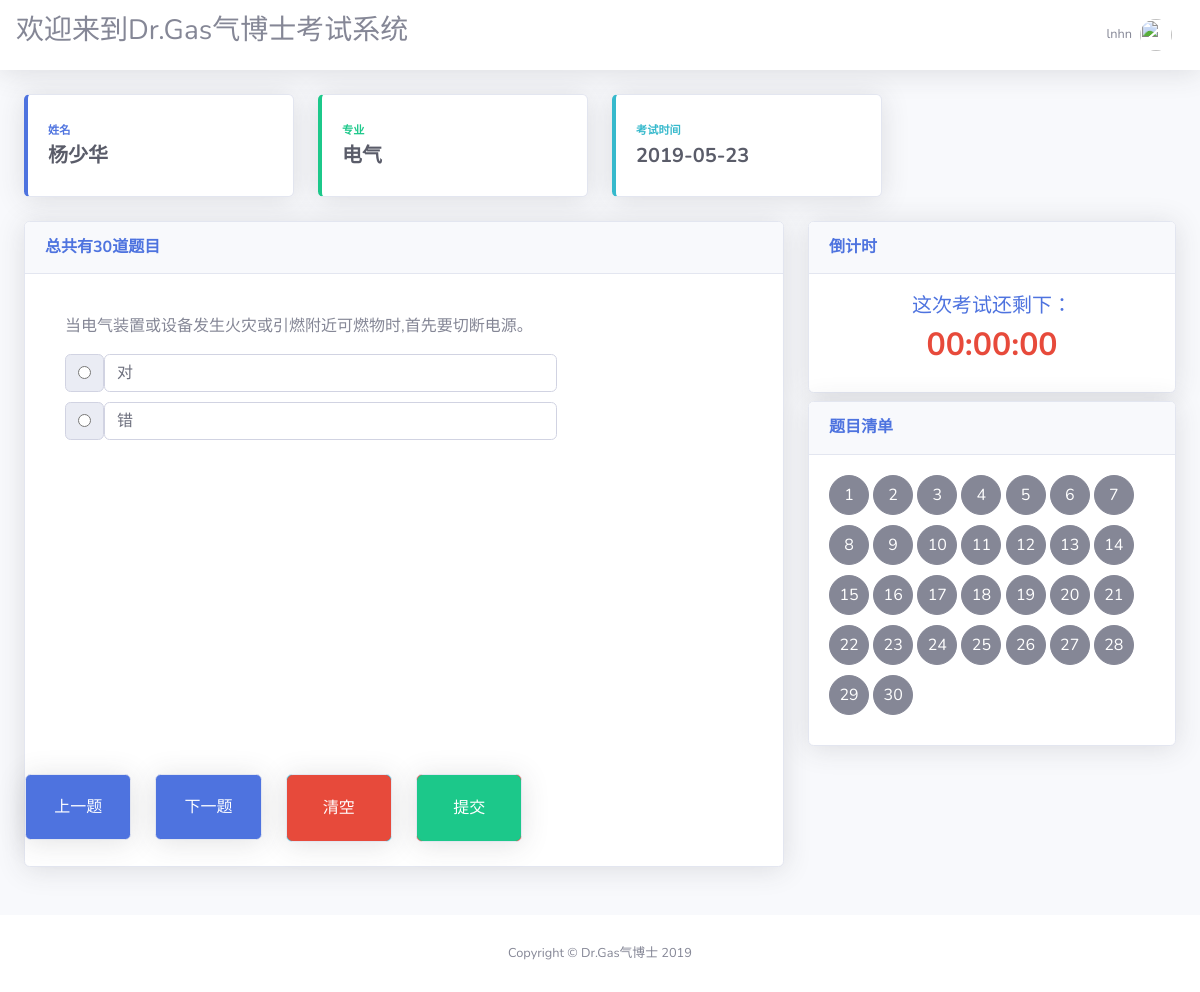
The app's page /exam/ (signed in) with its own data.
### account/models.py (models this page shows, shortened)
class People(models.Model):
    username=models.OneToOneField(User,on_delete=models.CASCADE)
    name=models.CharField(max_length=200,verbose_name='姓名')
    age=models.CharField(max_length=200,verbose_name='年龄')
    sex=models.CharField(max_length=10,verbose_name="性别")
    phone=models.CharField(max_length=11,verbose_name="手机")
    major=models.ForeignKey(Major,verbose_name='专业',on_delete=models.CASCADE)
    prof=models.CharField(max_length=2,verbose_name='专家')

class Major(models.Model):
    major=models.CharField(max_length=5)
    def __str__(self):
        return self.major

### exam/models.py (models this page shows, shortened)
class Question(models.Model):
    question = models.CharField(max_length=200, verbose_name='考试题目')
    examiner = models.ForeignKey(User, on_delete=models.CASCADE)
    questionType = models.ForeignKey(QuestionType, on_delete=models.CASCADE)
    rightAns = models.CharField(max_length=5, verbose_name='正确答案')

### exam/views.py (the view, shortened to what this page needs)
# urls.py: path('exam/',include('exam.urls')),
@login_required(login_url='accounts/login/')
def exam(request):
    today=datetime.datetime.today().date()
    people=People.objects.get(username=request.user) or None
    global qs
    if request.method=='GET':
        questions=[]
        ANS=['A','B','C','D','E']
        qs_all=Question.objects.all()
        qs=randomChoiceQuestion(qs_all,k=30)
        q_id=1
        for q in qs:
            s={}
            ans=q.option_set.all()
            s['q_t']=q.question
            s['id']='ans'+str(q_id)
            ans_={}
            for i in range(len(ans)):
                ans_[ANS[i]]=ans[i].option
            s['ans']=ans_
            questions.append(s)
            q_id+=1
        n = [i for i in range(1, len(questions) + 1)]
        return render(request, 'exam/exam.html', {'n': n,'questions':questions,'people':people,'today':str(today)})

### exam/views.py (called while the page is built)
def randomChoiceQuestion(q,k=30):
    result=[]
    n=1
    while n<=k:
        que = random.choice(q)
        if not que in result:
            result.append(que)
            n+=1
    return result

### templates/exam/exam.html (shortened to what this page needs)
{% extends "exam/exam_base.html" %}
{% block content %}
    <div id="content-wrapper" class="d-flex flex-column">
      <div id="content">
        <nav class="navbar navbar-expand navbar-light bg-white topbar mb-4 static-top shadow">
            <h3>欢迎来到Dr.Gas气博士考试系统</h3>
          <ul class="navbar-nav ml-auto">
            <li class="nav-item dropdown no-arrow">
              <a class="nav-link dropdown-toggle" href="#" id="userDropdown" role="button" data-toggle="dropdown" aria-haspopup="true" aria-expanded="false">
                <span class="mr-2 d-none d-lg-inline text-gray-600 small">{{ user.username }}</span>
                <img class="img-profile rounded-circle" src="https://source.unsplash.com/QAB-WJcbgJk/60x60">
              </a>
            </li>
          </ul>
        </nav>
        <div class="container-fluid">
          <div class="row">
            <div class="col-xl-3 col-md-6 mb-4">
              <div class="card border-left-primary shadow h-100 py-2">
                <div class="card-body">
                  <div class="row no-gutters align-items-center">
                    <div class="col mr-2">
                      <div class="text-xs font-weight-bold text-primary text-uppercase mb-1">姓名</div>
                      <div class="h5 mb-0 font-weight-bold text-gray-800">{{ people.name }}</div>
                    </div>
                    <div class="col-auto">
                      <i class="fas fa-people-carry fa-2x text-gray-300"></i>
                    </div>
                  </div>
                </div>
              </div>
            </div>
            <div class="col-xl-3 col-md-6 mb-4">
              <div class="card border-left-success shadow h-100 py-2">
                <div class="card-body">
                  <div class="row no-gutters align-items-center">
                    <div class="col mr-2">
                      <div class="text-xs font-weight-bold text-success text-uppercase mb-1">专业</div>
                      <div class="h5 mb-0 font-weight-bold text-gray-800">{{ people.major }}</div>
                    </div>
                    <div class="col-auto">
                      <i class="fas fa-puzzle-piece fa-2x text-gray-300"></i>
                    </div>
                  </div>
                </div>
              </div>
            </div>
            <div class="col-xl-3 col-md-6 mb-4">
              <div class="card border-left-info shadow h-100 py-2">
                <div class="card-body">
                  <div class="row no-gutters align-items-center">
                    <div class="col mr-2">
                      <div class="text-xs font-weight-bold text-info text-uppercase mb-1" id="timer">考试时间</div>
                      <div class="row no-gutters align-items-center">
                        <div class="col-auto">
                          <div class="h5 mb-0 mr-3 font-weight-bold text-gray-800">{{ today }}</div>
                        </div>
                      </div>
                    </div>
                    <div class="col-auto">
                      <i class="fas fa-camera-retro fa-2x text-gray-300"></i>
                    </div>
                  </div>
                </div>
              </div>
            </div>
          </div>
            <div class="row">
                <div class="col-xl-8 mb-4">
                    <div class="card shadow mb-4">
                        <div class="card-header py-3">
                            <h6 class="m-0 font-weight-bold text-primary">总共有<span id="total_quesiton_number">{{ n|length }}</span>道题目</h6>
                        </div>
                        <div class="question">
                            <form method="post">
                            <div id="carouselExampleSlidesOnly" class="carousel slide" data-ride="carousel">
                                <div class="carousel-inner">
                                    {% for q in questions %}
                                        {% if forloop.counter == 1 %}
                                            <div class="carousel-item active" id="q{{ forloop.counter }}">
                                        {% else %}
                                            <div class="carousel-item" id="q{{ forloop.counter }}">
                                        {% endif %}
                                         <div class="question-item">
                                          <div><p>{{ q.q_t }}</p></div>
                                             {% for key,value in q.ans.items  %}
                                        <div class="input-group-prepend answer">
                                            <div class="input-group-text">
                                                <input type="radio" name="choice{{ q.id }}" value="{{ key }}"
                                                       aria-label="Checkbox for following text input">
                                            </div>
                                            <div class="form-control col-8">{{ value }}</div>
                                        </div>
                                         {% endfor %}
                                    </div>
                                    </div>
                                    {% endfor %}
                                    </div>
                                </div>
                            </div>
                <div class="row">
                    <div class="col-lg-2 mb-4 text-center">
                        <div class="card bg-primary text-white shadow">
                            <div id="prequestion" class="card-body text-white mouse-hover check_radio ">上一题 </div>
                        </div>
                    </div>
                    <div class="col-lg-2 mb-4 text-center">
                        <div class="card bg-primary text-white shadow mouse-hover">
                            <div id="nextquestion" class="card-body text-white check_radio ">
                                下一题
                            </div>
                        </div>
                    </div>
                    <div class="col-lg-2 mb-4 text-center">
                        <div class="card bg-info text-white shadow">
                            <button   type="reset" class="card-body text-white btn btn-danger">
                                清空
                            </button>
                        </div>
                    </div>
                    <div class="col-lg-2 mb-4 text-center">
                        <div class="card bg-danger text-white shadow">
                            <a  class="card-body text-white btn btn-success mouse-hover" data-toggle="modal" data-target="#submitModal">
                                提交
                            </a>
                        </div>
                    </div>
                </div>
                    </div></div>
                <div class="col-xl-4 mb-4">
                  <div class="card shadow mb-2" id="Timer">
                      <div class="card-header py-3">
                          <h6 class="m-0 font-weight-bold text-primary">倒计时</h6>
                      </div>
                      <div class="card-body">
                          <div class="text-center">
                              <div class="h5 text-primary ">这次考试还剩下：</div>
                              <div class="h2 text-danger font-weight-bold "><span class="se-txt">00</span>:<span class="se-txt">00</span>:<span class="se-txt">00</span></div>
                          </div>
                      </div>
                  </div>
                  <div class="card shadow mb-2">
                      <div class="card-header py-3">
                          <h6 class="m-0 font-weight-bold text-primary">题目清单</h6>
                      </div>
                      <div class="card-body">
                          {% for i in n %}
                              <div  class="btn-question btn btn-secondary btn-circle btn-mid questionID mouse-hover check_radio " id="btn{{ i }}" >
                                  {{ i }}
                              </div>
                          {% endfor %}
                      </div>
                  </div>
              </div>
            </div>
        </div>
{% endblock %}

### templates/exam/exam_base.html
{% include "exam/header.html" %}
{% block content %}{% endblock %}
{% include "exam/footer.html" %}

### templates/exam/header.html (shortened to what this page needs)
<!DOCTYPE html>
<html lang="en">
<head>
    {% load static %}
    {% load crispy_forms_tags %}
    <link href="{% static  'exam/vendor/fontawesome-free/css/all.min.css' %}" rel="stylesheet" type="text/css">
    <link href="{% static 'exam/css/sb-admin-2.min.css' %}" rel="stylesheet">
    <link href="{% static 'exam/css/style.css' %}" rel="stylesheet">
</head>
<body id="page-top">
  <div id="wrapper">

### templates/exam/footer.html (shortened to what this page needs)
{% load static %}
      <footer class="sticky-footer bg-white">
        <div class="container my-auto">
          <div class="copyright text-center my-auto">
            <span>Copyright &copy; Dr.Gas气博士 2019</span>
          </div>
        </div>
      </footer>
    </div>
  </div>
</body>
</html>

### static/exam/css/style.css (style rules this page uses)
.btn-question { margin-bottom: 10px; }
.question { width: 100%; height:500px; border: 1px; }
.question-item { margin: 40px; }
.answer { padding-bottom: 10px; }
.mouse-hover { cursor:pointer; }

### records on screen
People: name "杨少华", major "电气"
Question: q_t "当电气装置或设备发生火灾或引燃附近可燃物时,首先要切断电源。"

### other values on screen
{{ user.username }} "lnhn"
{{ today }} "2019-05-23"
{{ n|length }} "30"
{{ value }} "对" "错"
{{ i }} "1" "2" "3" "4" "5" "6" "7" "8" "9" "10" "11" "12" "13" "14" "15" "16" "17" "18" "19" "20" "21" "22" "23" "24" "25" "26" "27" "28" "29" "30"
